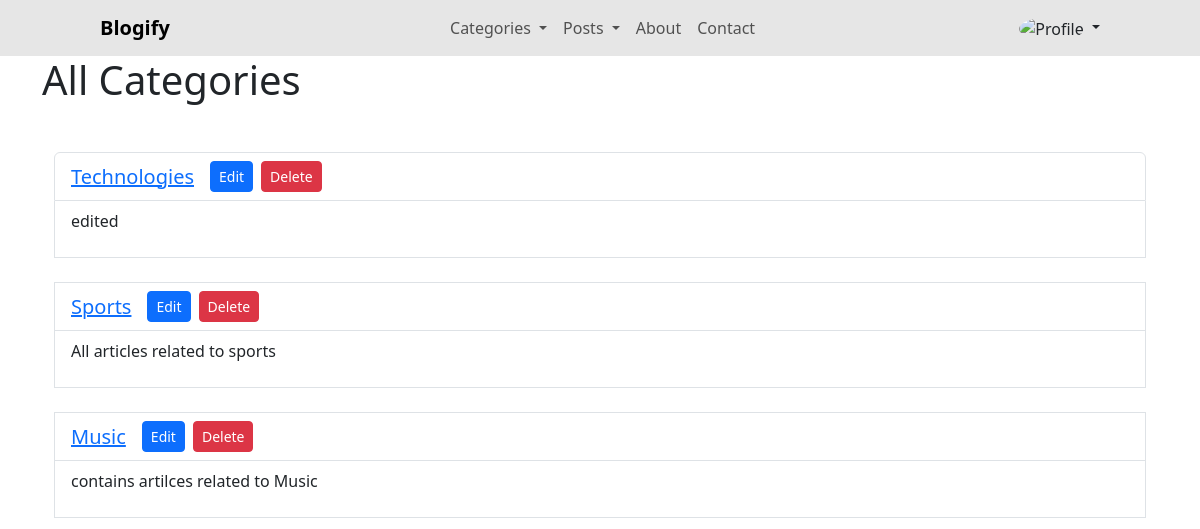
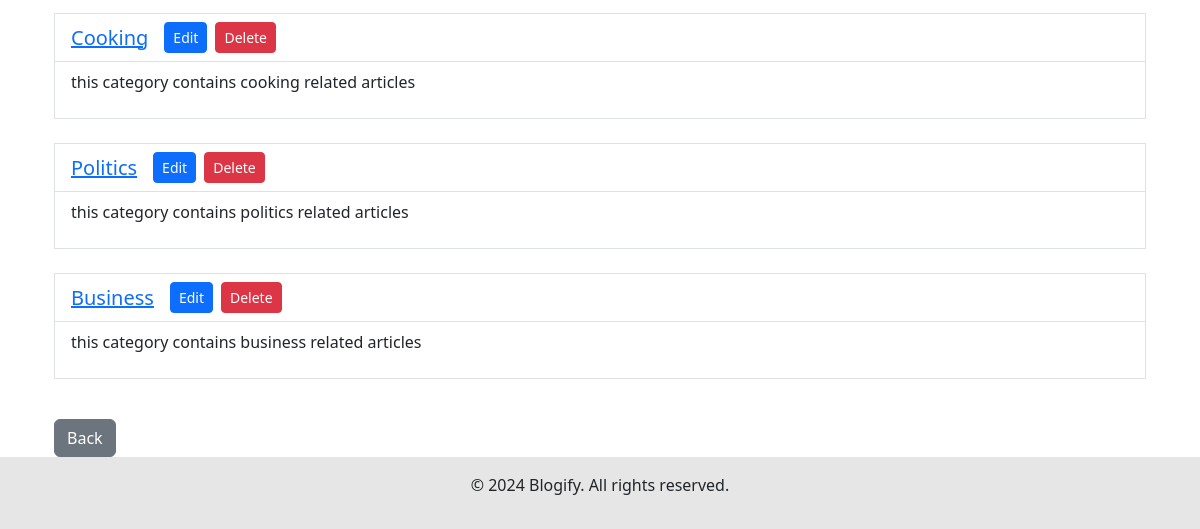
The app's page /Users/categories/, older data (2 pictures, top to bottom).
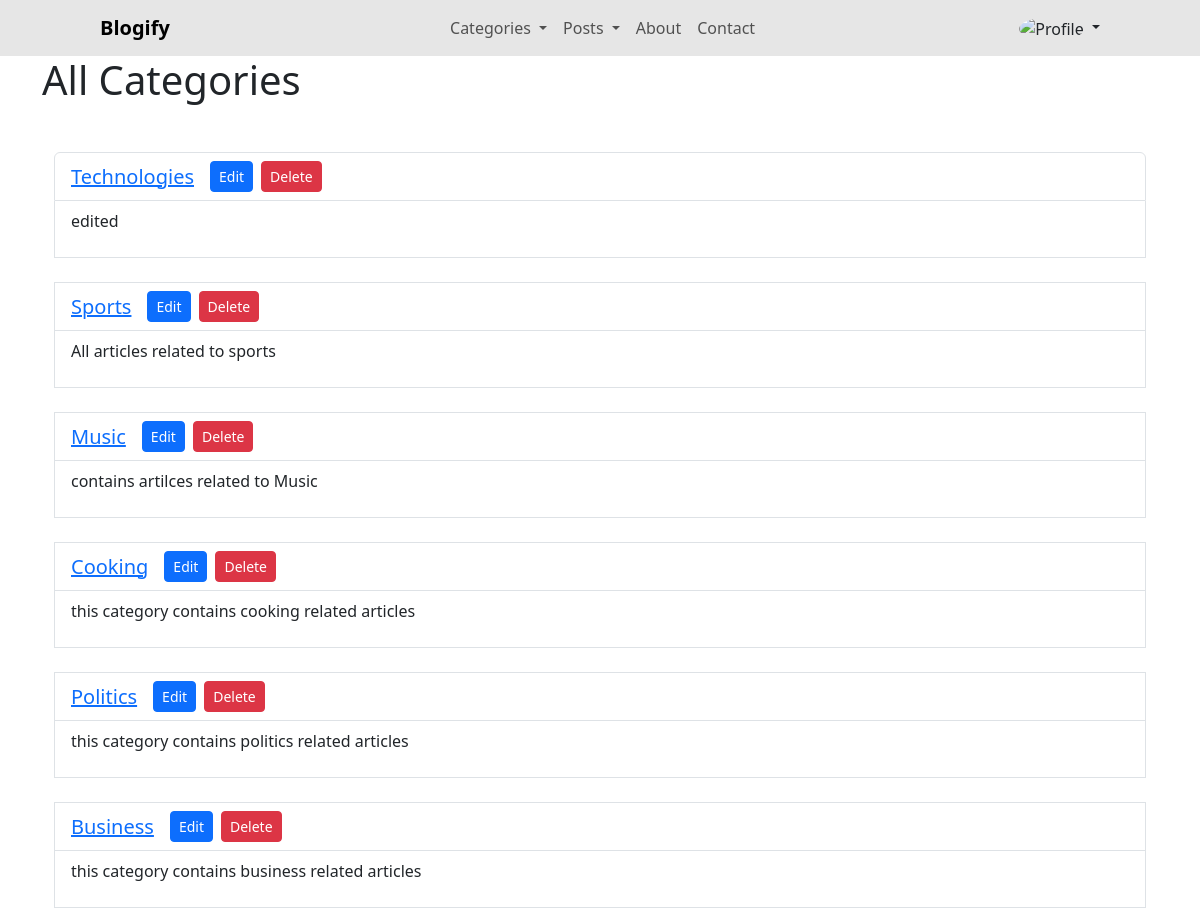
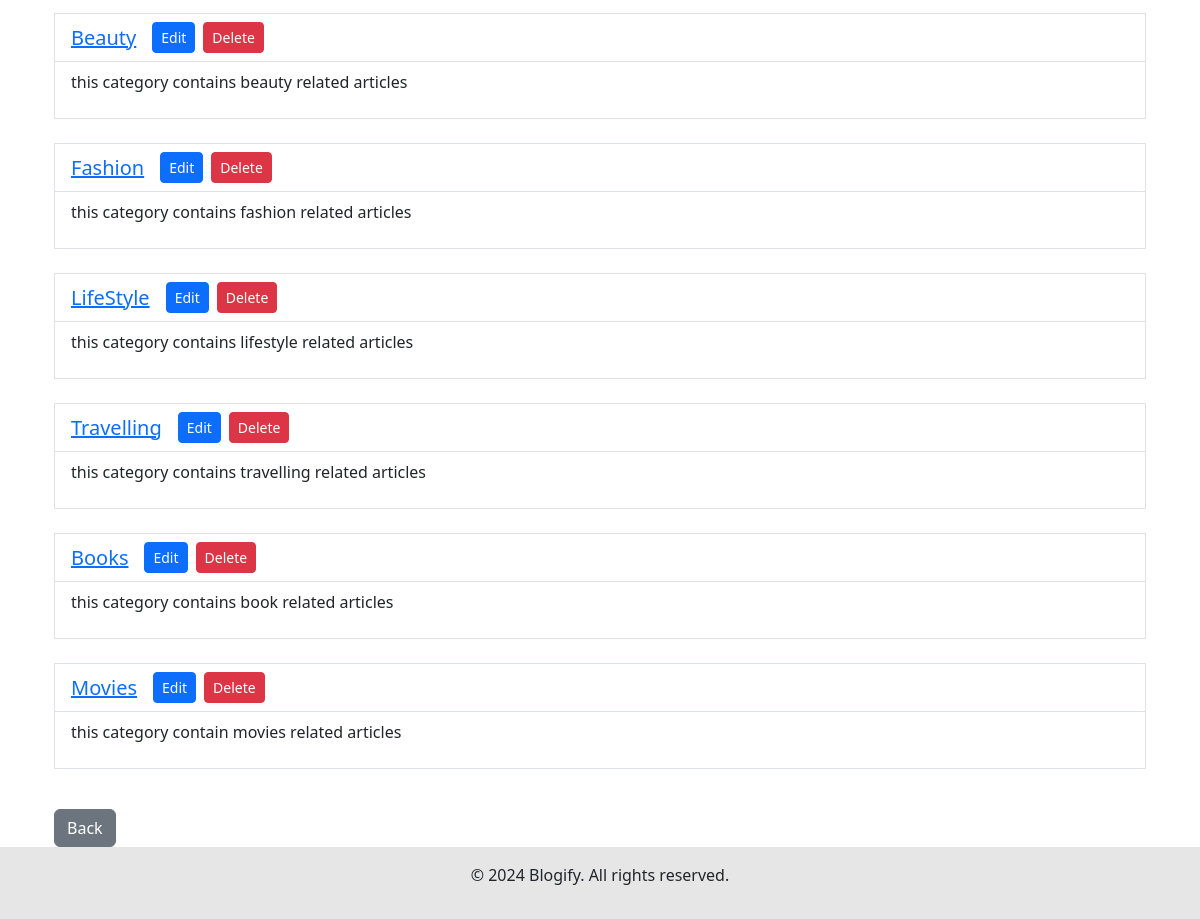
The same page, newer data (2 pictures, top to bottom).
### blog/models.py (models this page shows, shortened)
class Category(models.Model):
    name = models.CharField(max_length=100, unique=True)
    description = models.TextField(blank=True, null=True)
    image = models.ImageField(upload_to='category_images/', null=True, blank=True)

### User/views.py (the view)
# urls.py: path('categories/', views.AdminCategoryList, name='admin_category_list'),
def AdminCategoryList(request):
    categories = Category.objects.all()
    return render(request, 'admin/admin_category_list.html', {'categories': categories})

### User/templates/admin/admin_category_list.html (shortened to what this page needs)
{% extends 'admin/admin_base.html' %}
{% block content %}
<h1>All Categories</h1>
<div class="container mt-5">
    {% if categories %}
        <div class="list-group">
            {% for category in categories %}
                <div class="list-group-item d-flex justify-content-between align-items-center">
                    <div class="d-flex align-items-center">
                        <h5 class="mb-0 me-3"><a href="{% url 'admin_category_post' category.id %}">{{ category.name }}</a></h5>
                        <a href="{% url 'edit_category' category.id %}" class="btn btn-sm btn-primary me-2">Edit</a>
                        <a href="{% url 'delete_category' category.id %}" class="btn btn-sm btn-danger">Delete</a>
                    </div>
                </div>
                <div class="list-group-item d-flex justify-content-between align-items-center">
                    <p>{{category.description}}</p>
                </div>
                <br>
            {% endfor %}
        </div>
        <a href="{% url 'admin_home' %}" class="btn btn-secondary mt-3">Back</a>
    {% else %}
        <p>No categories available.</p>
    {% endif %}
</div>
{% endblock %}

Row changes from the older to the newer data that the page shows:
added Category: name "Beauty", description "this category contains beauty related articles"
added Category: name "Fashion", description "this category contains fashion related articles"
added Category: name "LifeStyle", description "this category contains lifestyle related articles"
added Category: name "Travelling", description "this category contains travelling related articles"
added Category: name "Books", description "this category contains book related articles"
added Category: name "Movies", description "this category contain movies related articles"
